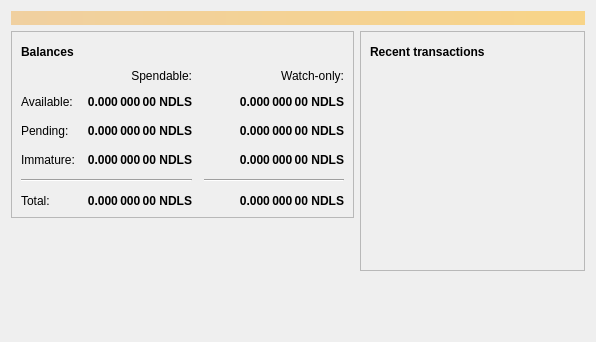
<?xml version="1.0" encoding="UTF-8"?>
<ui version="4.0">
 <class>OverviewPage</class>
 <widget class="QWidget" name="OverviewPage">
  <property name="geometry">
   <rect>
    <x>0</x>
    <y>0</y>
    <width>596</width>
    <height>342</height>
   </rect>
  </property>
  <property name="windowTitle">
   <string>Form</string>
  </property>
  <layout class="QVBoxLayout" name="topLayout">
   <item>
    <widget class="QLabel" name="labelAlerts">
     <property name="visible">
      <bool>false</bool>
     </property>
     <property name="styleSheet">
      <string notr="true">QLabel { background-color: qlineargradient(x1: 0, y1: 0, x2: 1, y2: 0, stop:0 #F0D0A0, stop:1 #F8D488); color:#000000; }</string>
     </property>
     <property name="wordWrap">
      <bool>true</bool>
     </property>
     <property name="margin">
      <number>3</number>
     </property>
     <property name="textInteractionFlags">
      <set>Qt::TextSelectableByMouse</set>
     </property>
    </widget>
   </item>
   <item>
    <layout class="QHBoxLayout" name="horizontalLayout" stretch="1,1">
     <item>
      <layout class="QVBoxLayout" name="verticalLayout_2">
       <item>
        <widget class="QFrame" name="frame">
         <property name="frameShape">
          <enum>QFrame::StyledPanel</enum>
         </property>
         <property name="frameShadow">
          <enum>QFrame::Raised</enum>
         </property>
         <layout class="QVBoxLayout" name="verticalLayout_4">
          <item>
           <layout class="QHBoxLayout" name="horizontalLayout_4">
            <item>
             <widget class="QLabel" name="label_5">
              <property name="font">
               <font>
                <weight>75</weight>
                <bold>true</bold>
               </font>
              </property>
              <property name="text">
               <string>Balances</string>
              </property>
             </widget>
            </item>
            <item>
             <widget class="QPushButton" name="labelWalletStatus">
              <property name="enabled">
               <bool>true</bool>
              </property>
              <property name="maximumSize">
               <size>
                <width>30</width>
                <height>16777215</height>
               </size>
              </property>
              <property name="toolTip">
               <string>The displayed information may be out of date. Your wallet automatically synchronizes with the EndessCoin network after a connection is established, but this process has not completed yet.</string>
              </property>
              <property name="text">
               <string/>
              </property>
              <property name="icon">
               <iconset resource="../endlesscoin.qrc">
                <normaloff>:/icons/warning</normaloff>
                <disabledoff>:/icons/warning</disabledoff>:/icons/warning</iconset>
              </property>
              <property name="iconSize">
               <size>
                <width>24</width>
                <height>24</height>
               </size>
              </property>
              <property name="flat">
               <bool>true</bool>
              </property>
             </widget>
            </item>
            <item>
             <spacer name="horizontalSpacer_3">
              <property name="orientation">
               <enum>Qt::Horizontal</enum>
              </property>
              <property name="sizeHint" stdset="0">
               <size>
                <width>40</width>
                <height>20</height>
               </size>
              </property>
             </spacer>
            </item>
           </layout>
          </item>
          <item>
           <layout class="QGridLayout" name="gridLayout">
            <property name="spacing">
             <number>12</number>
            </property>
            <item row="2" column="2">
             <widget class="QLabel" name="labelWatchPending">
              <property name="font">
               <font>
                <weight>75</weight>
                <bold>true</bold>
               </font>
              </property>
              <property name="cursor">
               <cursorShape>IBeamCursor</cursorShape>
              </property>
              <property name="toolTip">
               <string>Unconfirmed transactions to watch-only addresses</string>
              </property>
              <property name="text">
               <string notr="true">0.000 000 00 NDLS</string>
              </property>
              <property name="alignment">
               <set>Qt::AlignRight|Qt::AlignTrailing|Qt::AlignVCenter</set>
              </property>
              <property name="textInteractionFlags">
               <set>Qt::LinksAccessibleByMouse|Qt::TextSelectableByKeyboard|Qt::TextSelectableByMouse</set>
              </property>
             </widget>
            </item>
            <item row="2" column="1">
             <widget class="QLabel" name="labelUnconfirmed">
              <property name="font">
               <font>
                <weight>75</weight>
                <bold>true</bold>
               </font>
              </property>
              <property name="cursor">
               <cursorShape>IBeamCursor</cursorShape>
              </property>
              <property name="toolTip">
               <string>Total of transactions that have yet to be confirmed, and do not yet count toward the spendable balance</string>
              </property>
              <property name="text">
               <string notr="true">0.000 000 00 NDLS</string>
              </property>
              <property name="alignment">
               <set>Qt::AlignRight|Qt::AlignTrailing|Qt::AlignVCenter</set>
              </property>
              <property name="textInteractionFlags">
               <set>Qt::LinksAccessibleByMouse|Qt::TextSelectableByKeyboard|Qt::TextSelectableByMouse</set>
              </property>
             </widget>
            </item>
            <item row="3" column="2">
             <widget class="QLabel" name="labelWatchImmature">
              <property name="font">
               <font>
                <weight>75</weight>
                <bold>true</bold>
               </font>
              </property>
              <property name="cursor">
               <cursorShape>IBeamCursor</cursorShape>
              </property>
              <property name="toolTip">
               <string>Mined balance in watch-only addresses that has not yet matured</string>
              </property>
              <property name="text">
               <string notr="true">0.000 000 00 NDLS</string>
              </property>
              <property name="alignment">
               <set>Qt::AlignRight|Qt::AlignTrailing|Qt::AlignVCenter</set>
              </property>
              <property name="textInteractionFlags">
               <set>Qt::LinksAccessibleByMouse|Qt::TextSelectableByKeyboard|Qt::TextSelectableByMouse</set>
              </property>
             </widget>
            </item>
            <item row="4" column="0" colspan="2">
             <widget class="Line" name="line">
              <property name="orientation">
               <enum>Qt::Horizontal</enum>
              </property>
             </widget>
            </item>
            <item row="4" column="2">
             <widget class="Line" name="lineWatchBalance">
              <property name="sizePolicy">
               <sizepolicy hsizetype="Preferred" vsizetype="Fixed">
                <horstretch>0</horstretch>
                <verstretch>0</verstretch>
               </sizepolicy>
              </property>
              <property name="minimumSize">
               <size>
                <width>140</width>
                <height>0</height>
               </size>
              </property>
              <property name="orientation">
               <enum>Qt::Horizontal</enum>
              </property>
             </widget>
            </item>
            <item row="5" column="0">
             <widget class="QLabel" name="labelTotalText">
              <property name="text">
               <string>Total:</string>
              </property>
             </widget>
            </item>
            <item row="3" column="1">
             <widget class="QLabel" name="labelImmature">
              <property name="font">
               <font>
                <weight>75</weight>
                <bold>true</bold>
               </font>
              </property>
              <property name="cursor">
               <cursorShape>IBeamCursor</cursorShape>
              </property>
              <property name="toolTip">
               <string>Mined balance that has not yet matured</string>
              </property>
              <property name="text">
               <string notr="true">0.000 000 00 NDLS</string>
              </property>
              <property name="alignment">
               <set>Qt::AlignRight|Qt::AlignTrailing|Qt::AlignVCenter</set>
              </property>
              <property name="textInteractionFlags">
               <set>Qt::LinksAccessibleByMouse|Qt::TextSelectableByKeyboard|Qt::TextSelectableByMouse</set>
              </property>
             </widget>
            </item>
            <item row="2" column="3">
             <spacer name="horizontalSpacer_2">
              <property name="orientation">
               <enum>Qt::Horizontal</enum>
              </property>
              <property name="sizeHint" stdset="0">
               <size>
                <width>40</width>
                <height>20</height>
               </size>
              </property>
             </spacer>
            </item>
            <item row="3" column="0">
             <widget class="QLabel" name="labelImmatureText">
              <property name="text">
               <string>Immature:</string>
              </property>
             </widget>
            </item>
            <item row="5" column="1">
             <widget class="QLabel" name="labelTotal">
              <property name="font">
               <font>
                <weight>75</weight>
                <bold>true</bold>
               </font>
              </property>
              <property name="cursor">
               <cursorShape>IBeamCursor</cursorShape>
              </property>
              <property name="toolTip">
               <string>Your current total balance</string>
              </property>
              <property name="text">
               <string notr="true">0.000 000 00 NDLS</string>
              </property>
              <property name="alignment">
               <set>Qt::AlignRight|Qt::AlignTrailing|Qt::AlignVCenter</set>
              </property>
              <property name="textInteractionFlags">
               <set>Qt::LinksAccessibleByMouse|Qt::TextSelectableByKeyboard|Qt::TextSelectableByMouse</set>
              </property>
             </widget>
            </item>
            <item row="5" column="2">
             <widget class="QLabel" name="labelWatchTotal">
              <property name="font">
               <font>
                <weight>75</weight>
                <bold>true</bold>
               </font>
              </property>
              <property name="cursor">
               <cursorShape>IBeamCursor</cursorShape>
              </property>
              <property name="toolTip">
               <string>Current total balance in watch-only addresses</string>
              </property>
              <property name="text">
               <string notr="true">0.000 000 00 NDLS</string>
              </property>
              <property name="alignment">
               <set>Qt::AlignRight|Qt::AlignTrailing|Qt::AlignVCenter</set>
              </property>
              <property name="textInteractionFlags">
               <set>Qt::LinksAccessibleByMouse|Qt::TextSelectableByKeyboard|Qt::TextSelectableByMouse</set>
              </property>
             </widget>
            </item>
            <item row="0" column="2">
             <widget class="QLabel" name="labelWatchonly">
              <property name="text">
               <string>Watch-only:</string>
              </property>
              <property name="alignment">
               <set>Qt::AlignRight|Qt::AlignTrailing|Qt::AlignVCenter</set>
              </property>
             </widget>
            </item>
            <item row="1" column="0">
             <widget class="QLabel" name="labelBalanceText">
              <property name="text">
               <string>Available:</string>
              </property>
             </widget>
            </item>
            <item row="1" column="1">
             <widget class="QLabel" name="labelBalance">
              <property name="font">
               <font>
                <weight>75</weight>
                <bold>true</bold>
               </font>
              </property>
              <property name="cursor">
               <cursorShape>IBeamCursor</cursorShape>
              </property>
              <property name="toolTip">
               <string>Your current spendable balance</string>
              </property>
              <property name="text">
               <string notr="true">0.000 000 00 NDLS</string>
              </property>
              <property name="alignment">
               <set>Qt::AlignRight|Qt::AlignTrailing|Qt::AlignVCenter</set>
              </property>
              <property name="textInteractionFlags">
               <set>Qt::LinksAccessibleByMouse|Qt::TextSelectableByKeyboard|Qt::TextSelectableByMouse</set>
              </property>
             </widget>
            </item>
            <item row="1" column="2">
             <widget class="QLabel" name="labelWatchAvailable">
              <property name="font">
               <font>
                <weight>75</weight>
                <bold>true</bold>
               </font>
              </property>
              <property name="cursor">
               <cursorShape>IBeamCursor</cursorShape>
              </property>
              <property name="toolTip">
               <string>Your current balance in watch-only addresses</string>
              </property>
              <property name="text">
               <string notr="true">0.000 000 00 NDLS</string>
              </property>
              <property name="alignment">
               <set>Qt::AlignRight|Qt::AlignTrailing|Qt::AlignVCenter</set>
              </property>
              <property name="textInteractionFlags">
               <set>Qt::LinksAccessibleByMouse|Qt::TextSelectableByKeyboard|Qt::TextSelectableByMouse</set>
              </property>
             </widget>
            </item>
            <item row="2" column="0">
             <widget class="QLabel" name="labelPendingText">
              <property name="text">
               <string>Pending:</string>
              </property>
             </widget>
            </item>
            <item row="0" column="1">
             <widget class="QLabel" name="labelSpendable">
              <property name="text">
               <string>Spendable:</string>
              </property>
              <property name="alignment">
               <set>Qt::AlignRight|Qt::AlignTrailing|Qt::AlignVCenter</set>
              </property>
             </widget>
            </item>
           </layout>
          </item>
         </layout>
        </widget>
       </item>
       <item>
        <spacer name="verticalSpacer">
         <property name="orientation">
          <enum>Qt::Vertical</enum>
         </property>
         <property name="sizeHint" stdset="0">
          <size>
           <width>20</width>
           <height>40</height>
          </size>
         </property>
        </spacer>
       </item>
      </layout>
     </item>
     <item>
      <layout class="QVBoxLayout" name="verticalLayout_3">
       <item>
        <widget class="QFrame" name="frame_2">
         <property name="frameShape">
          <enum>QFrame::StyledPanel</enum>
         </property>
         <property name="frameShadow">
          <enum>QFrame::Raised</enum>
         </property>
         <layout class="QVBoxLayout" name="verticalLayout">
          <item>
           <layout class="QHBoxLayout" name="horizontalLayout_2">
            <item>
             <widget class="QLabel" name="label_4">
              <property name="font">
               <font>
                <weight>75</weight>
                <bold>true</bold>
               </font>
              </property>
              <property name="text">
               <string>Recent transactions</string>
              </property>
             </widget>
            </item>
            <item>
             <widget class="QPushButton" name="labelTransactionsStatus">
              <property name="enabled">
               <bool>true</bool>
              </property>
              <property name="maximumSize">
               <size>
                <width>30</width>
                <height>16777215</height>
               </size>
              </property>
              <property name="toolTip">
               <string>The displayed information may be out of date. Your wallet automatically synchronizes with the EndessCoin network after a connection is established, but this process has not completed yet.</string>
              </property>
              <property name="text">
               <string/>
              </property>
              <property name="icon">
               <iconset resource="../endlesscoin.qrc">
                <normaloff>:/icons/warning</normaloff>
                <disabledoff>:/icons/warning</disabledoff>:/icons/warning</iconset>
              </property>
              <property name="iconSize">
               <size>
                <width>24</width>
                <height>24</height>
               </size>
              </property>
              <property name="flat">
               <bool>true</bool>
              </property>
             </widget>
            </item>
            <item>
             <spacer name="horizontalSpacer">
              <property name="orientation">
               <enum>Qt::Horizontal</enum>
              </property>
              <property name="sizeHint" stdset="0">
               <size>
                <width>40</width>
                <height>20</height>
               </size>
              </property>
             </spacer>
            </item>
           </layout>
          </item>
          <item>
           <widget class="QListView" name="listTransactions">
            <property name="styleSheet">
             <string notr="true">QListView { background: transparent; }</string>
            </property>
            <property name="frameShape">
             <enum>QFrame::NoFrame</enum>
            </property>
            <property name="verticalScrollBarPolicy">
             <enum>Qt::ScrollBarAlwaysOff</enum>
            </property>
            <property name="horizontalScrollBarPolicy">
             <enum>Qt::ScrollBarAlwaysOff</enum>
            </property>
            <property name="selectionMode">
             <enum>QAbstractItemView::NoSelection</enum>
            </property>
           </widget>
          </item>
         </layout>
        </widget>
       </item>
       <item>
        <spacer name="verticalSpacer_2">
         <property name="orientation">
          <enum>Qt::Vertical</enum>
         </property>
         <property name="sizeHint" stdset="0">
          <size>
           <width>20</width>
           <height>40</height>
          </size>
         </property>
        </spacer>
       </item>
      </layout>
     </item>
    </layout>
   </item>
  </layout>
 </widget>
 <resources/>
 <connections/>
</ui>
